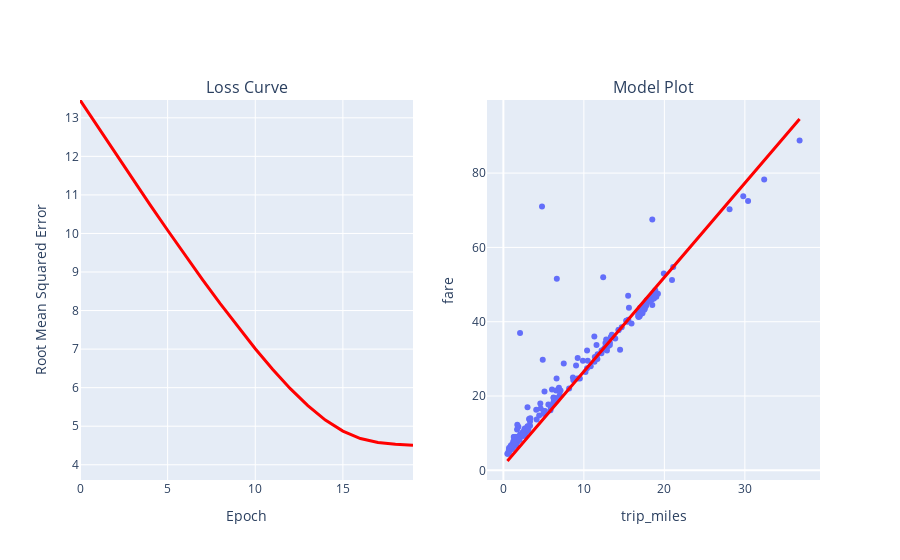

The code cell stored with this chart in its notebook:
### Markdown cell above
# Third Experiment - Adjusting the Hyperparameters - Decreasing the learning rate

* With this set of hyperparameters
    * Learning Rate = 0.0001
    * Epochs = 20
    * batch size Equal to 50

### Code cell
# The following variables are the hyperparameters.
learning_rate = 0.0001
epochs = 20
batch_size = 50

# Specify the feature and the label.
features = ["trip_miles"]
label = "fare"

model_1 = run_experiment(fare_df, features, label, learning_rate, epochs, batch_size)

### Figure 1 — Plotly figure (JSON) as saved in the notebook; plotly's stock layout.template omitted (floating-point values rounded to 4 significant figures; data arrays with more than 128 entries replaced by an {"elided": "..."} marker saying what was removed)
{"data": [{"hovertemplate": "trip_miles=%{x}<br>fare=%{y}<extra></extra>", "legendgroup": "", "marker": {"color": "#636efa", "symbol": "circle"}, "mode": "markers", "name": "", "orientation": "v", "showlegend": false, "type": "scatter", "x": {"elided": "200 float values"}, "xaxis": "x2", "y": {"elided": "200 float values"}, "yaxis": "y2"}, {"hovertemplate": "trip_miles=%{x}<br>fare_predicted=%{y}<extra></extra>", "legendgroup": "", "line": {"color": "#ff0000", "dash": "solid", "width": 3}, "marker": {"symbol": "circle"}, "mode": "lines", "name": "", "orientation": "v", "showlegend": false, "type": "scatter", "x": {"elided": "200 float values"}, "xaxis": "x2", "y": {"elided": "200 float values"}, "yaxis": "y2"}, {"hovertemplate": "x=%{x}<br>y=%{y}<extra></extra>", "legendgroup": "", "line": {"color": "#ff0000", "dash": "solid", "width": 3}, "marker": {"symbol": "circle"}, "mode": "lines", "name": "", "orientation": "v", "showlegend": false, "type": "scatter", "x": [0, 1, 2, 3, 4, 5, 6, 7, 8, 9, 10, 11, 12, 13, 14, 15, 16, 17, 18, 19], "xaxis": "x", "y": [13.46, 12.77, 12.09, 11.41, 10.74, 10.08, 9.433, 8.795, 8.178, 7.579, 7.009, 6.469, 5.974, 5.534, 5.159, 4.873, 4.68, 4.578, 4.531, 4.506], "yaxis": "y"}], "layout": {"annotations": [{"font": {"size": 16}, "showarrow": false, "text": "Loss Curve", "x": 0.225, "xanchor": "center", "xref": "paper", "y": 1, "yanchor": "bottom", "yref": "paper"}, {"font": {"size": 16}, "showarrow": false, "text": "Model Plot", "x": 0.775, "xanchor": "center", "xref": "paper", "y": 1, "yanchor": "bottom", "yref": "paper"}], "xaxis": {"anchor": "y", "domain": [0, 0.45], "title": {"text": "Epoch"}}, "xaxis2": {"anchor": "y2", "domain": [0.55, 1], "title": {"text": "trip_miles"}}, "yaxis": {"anchor": "x", "domain": [0, 1], "range": [3.605, 13.46], "title": {"text": "Root Mean Squared Error"}}, "yaxis2": {"anchor": "x2", "domain": [0, 1], "title": {"text": "fare"}}}}
